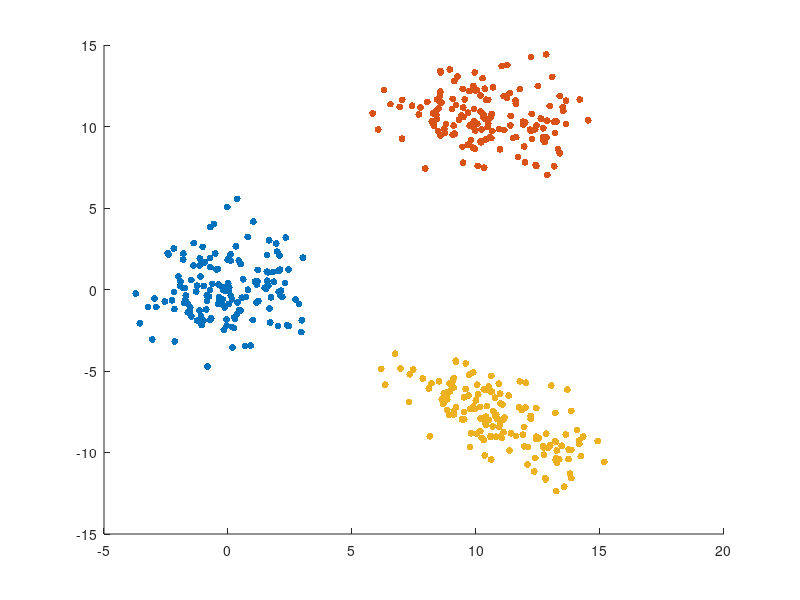

MATLAB code for this plot: (Note: this script raises an error after producing the figure.)
%Mean%
%covariance%
a=load('3_ls.txt');
figure,
w1=zeros(150,2);
w2=zeros(150,2);
w3=zeros(150,2);
for i=351:500    
w1(i-350,:)=a(i,:);
end
scatter(w1(:,1),w1(:,2),25,'filled');
hold on

for i=851:1000    
w2(i-850,:)=a(i,:);
end
scatter(w2(:,1),w2(:,2),25,'filled');

for i=1351:1500
w3(i-1350,:)=a(i,:);
end
scatter(w3(:,1),w3(:,2),25,'filled');


% % 1 vs all
% t1=w1;
% t2=[w2;w3];
% u1=mean_DS(t1);
% cov1=covariance_calculate(t1,u1);
% A1=-0.5*inv(cov1);
% B1=inv(cov1)*u1;
% C1=-(0.5)*u1'*inv(cov1)*u1-0.5*log(det(cov1));
% 
% u2=mean_DS(t2);
% cov2=covariance_calculate(t2,u2);
% A2=-0.5*inv(cov2);
% B2=inv(cov2)*u2;
% C2=-(0.5)*u2'*inv(cov2)*u2-0.5*log(det(cov2));
% 
% f=@(x,y) x.^2.*(A1(1,1)-A2(1,1))+y.^2.*(A1(2,2)-A2(2,2))+x.*y.*(A1(1,2)+A1(2,1)-A2(1,2)-A2(2,1))+x.*(B1(1,1)-B2(1,1))+y.*(B1(2,1)-B2(2,1))+C1-C2;
% fimplicit(f);

% 2 vs all
t1=w2;
t2=[w1;w3];
u1=mean_DS(t1);
cov1=covariance_calculate(t1,u1);
A1=-0.5*inv(cov1);
B1=inv(cov1)*u1;
C1=-(0.5)*u1'*inv(cov1)*u1-0.5*log(det(cov1));

u2=mean_DS(t2);
cov2=covariance_calculate(t2,u2);
A2=-0.5*inv(cov2);
B2=inv(cov2)*u2;
C2=-(0.5)*u2'*inv(cov2)*u2-0.5*log(det(cov2));

f1=@(x,y) x.^2.*(A1(1,1)-A2(1,1))+y.^2.*(A1(2,2)-A2(2,2))+x.*y.*(A1(1,2)+A1(2,1)-A2(1,2)-A2(2,1))+x.*(B1(1,1)-B2(1,1))+y.*(B1(2,1)-B2(2,1))+C1-C2;
fimplicit(f1,'LineWidth',2);



% 3 vs all
t1=w3;
t2=[w1;w2];
u1=mean_DS(t1);
cov1=covariance_calculate(t1,u1);
A1=-0.5*inv(cov1);
B1=inv(cov1)*u1;
C1=-(0.5)*u1'*inv(cov1)*u1-0.5*log(det(cov1));

u2=mean_DS(t2);
cov2=covariance_calculate(t2,u2);
A2=-0.5*inv(cov2);
B2=inv(cov2)*u2;
C2=-(0.5)*u2'*inv(cov2)*u2-0.5*log(det(cov2));

f=@(x,y) x.^2.*(A1(1,1)-A2(1,1))+y.^2.*(A1(2,2)-A2(2,2))+x.*y.*(A1(1,2)+A1(2,1)-A2(1,2)-A2(2,1))+x.*(B1(1,1)-B2(1,1))+y.*(B1(2,1)-B2(2,1))+C1-C2;
fimplicit(f,'LineWidth',2);



hold off
legend({'Class 1','Class 2','Class 3'},'FontSize',12,'FontWeight','bold');
xlabel('X1','FontSize',12,'FontWeight','bold');
ylabel('X2','FontSize',12,'FontWeight','bold');
title('Decision Surface', 'FontSize',12);
% u2=;
% v2=;
% x=[1,2];
% d=2;
% pc1=0.5;
% g1=(-(0.5)*(x-u)'*inv(v)*(x-u)-(d/2)*log(2*(22/7))-(0.5)*log(det(v))+log(pc1))

% A=[8,9,10,11,12];
% u=mean(A);
% v=var(A);
% x=1;
% d=1;
% pc1=0.5;
% g2=(-(0.5)*(x-u)'*inv(v)*(x-u)-(d/2)*log(2*(22/7))-(0.5)*log(det(v))+log(pc1))
